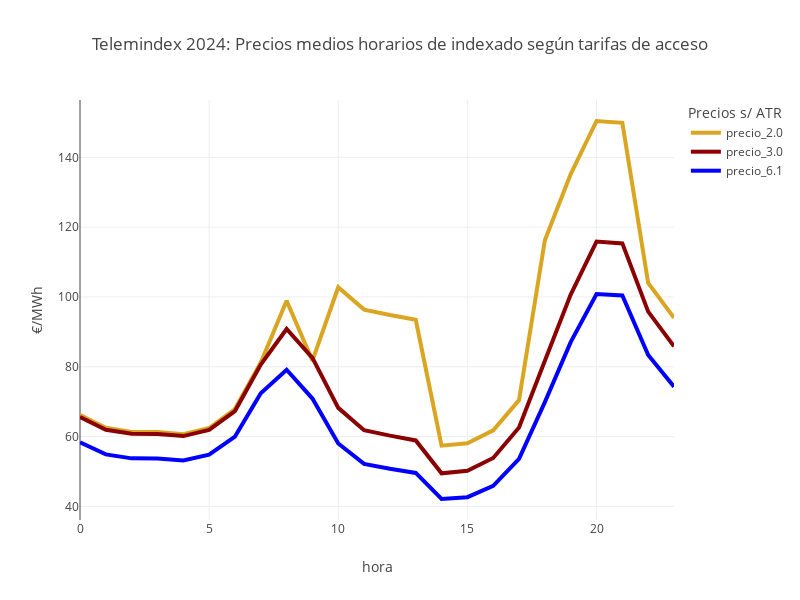

Source (notebook cell):
### Code cell
graf_pt1=px.line(pt1,x='hora',y=['precio_2.0','precio_3.0','precio_6.1'],
    height=600,
    width=800,
    title="Telemindex 2024: Precios medios horarios de indexado según tarifas de acceso",
    labels={'value':'€/MWh','variable':'Precios s/ ATR'},
    color_discrete_map=colores_precios,
)
graf_pt1.update_traces(line=dict(width=4))
graf_pt1

### Figure 1 — Plotly figure (JSON) as saved in the notebook; plotly's stock layout.template omitted (floating-point values rounded to 4 significant figures)
{"data": [{"hovertemplate": "Precios s/ ATR=precio_2.0<br>hora=%{x}<br>€/MWh=%{y}<extra></extra>", "legendgroup": "precio_2.0", "line": {"color": "goldenrod", "dash": "solid", "width": 4}, "marker": {"symbol": "circle"}, "mode": "lines", "name": "precio_2.0", "orientation": "v", "showlegend": true, "type": "scatter", "x": [0, 1, 2, 3, 4, 5, 6, 7, 8, 9, 10, 11, 12, 13, 14, 15, 16, 17, 18, 19, 20, 21, 22, 23], "xaxis": "x", "y": [66.15, 62.51, 61.34, 61.32, 60.7, 62.46, 67.88, 81.2, 98.9, 81.77, 102.8, 96.38, 94.83, 93.45, 57.4, 58.09, 61.77, 70.43, 116.3, 135.2, 150.4, 149.9, 104.0, 94.04], "yaxis": "y"}, {"hovertemplate": "Precios s/ ATR=precio_3.0<br>hora=%{x}<br>€/MWh=%{y}<extra></extra>", "legendgroup": "precio_3.0", "line": {"color": "darkred", "dash": "solid", "width": 4}, "marker": {"symbol": "circle"}, "mode": "lines", "name": "precio_3.0", "orientation": "v", "showlegend": true, "type": "scatter", "x": [0, 1, 2, 3, 4, 5, 6, 7, 8, 9, 10, 11, 12, 13, 14, 15, 16, 17, 18, 19, 20, 21, 22, 23], "xaxis": "x", "y": [65.59, 61.95, 60.78, 60.76, 60.14, 61.9, 67.32, 80.64, 90.82, 82.53, 68.22, 61.82, 60.26, 58.89, 49.47, 50.17, 53.87, 62.58, 81.71, 100.7, 115.9, 115.4, 95.81, 85.89], "yaxis": "y"}, {"hovertemplate": "Precios s/ ATR=precio_6.1<br>hora=%{x}<br>€/MWh=%{y}<extra></extra>", "legendgroup": "precio_6.1", "line": {"color": "blue", "dash": "solid", "width": 4}, "marker": {"symbol": "circle"}, "mode": "lines", "name": "precio_6.1", "orientation": "v", "showlegend": true, "type": "scatter", "x": [0, 1, 2, 3, 4, 5, 6, 7, 8, 9, 10, 11, 12, 13, 14, 15, 16, 17, 18, 19, 20, 21, 22, 23], "xaxis": "x", "y": [58.33, 54.9, 53.75, 53.7, 53.15, 54.8, 59.98, 72.39, 79.16, 70.89, 58.0, 52.17, 50.78, 49.57, 42.11, 42.62, 45.85, 53.58, 69.88, 87.06, 100.9, 100.4, 83.38, 74.3], "yaxis": "y"}], "layout": {"height": 600, "legend": {"title": {"text": "Precios s/ ATR"}, "tracegroupgap": 0}, "title": {"text": "Telemindex 2024: Precios medios horarios de indexado según tarifas de acceso"}, "width": 800, "xaxis": {"anchor": "y", "domain": [0, 1], "title": {"text": "hora"}}, "yaxis": {"anchor": "x", "domain": [0, 1], "title": {"text": "€/MWh"}}}}
